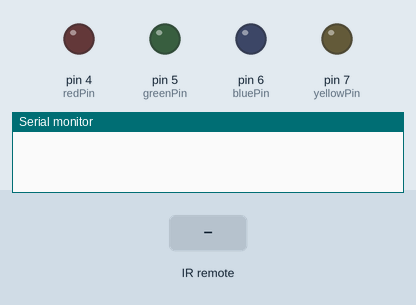
Recording of a sketch running on a simulated Arduino Uno, built with avr-gcc and run on an emulated ATmega328P. Parts: output pins drawn as LEDs (lit = HIGH), the last lines printed to the serial monitor. The test bench sets the inputs (shaded band).

Above: at 1.2 s.
1.3 s: infrared code 0xFF30CF received
At 2.5 s:
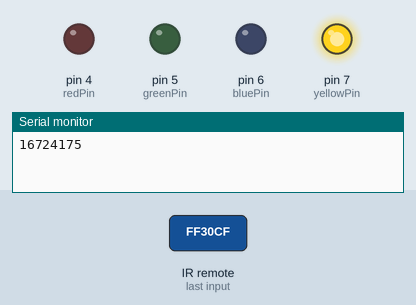
2.8 s: infrared code 0xFF18E7 received
At 3.3 s:
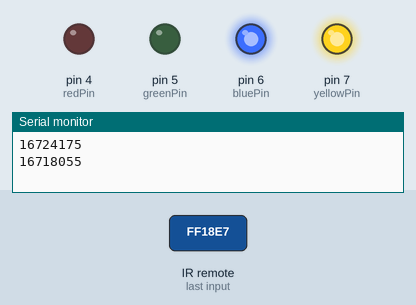
4.3 s: infrared code 0xFF38C7 received
At 5.5 s:
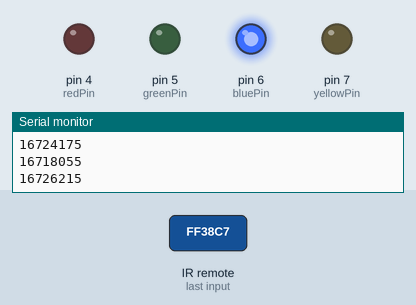
5.8 s: infrared code 0xFF7A85 received
At 6.8 s:
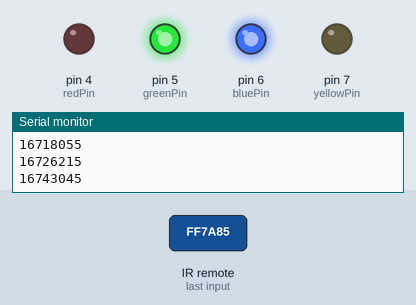
7.3 s: infrared code 0xFF5AA5 received
At 8.0 s:
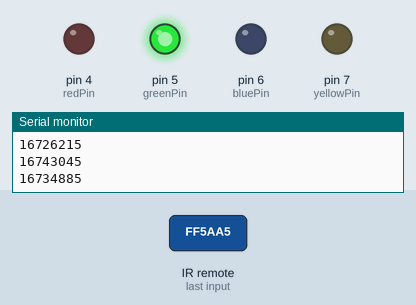
8.8 s: infrared code 0xFF10EF received
At 9.2 s:
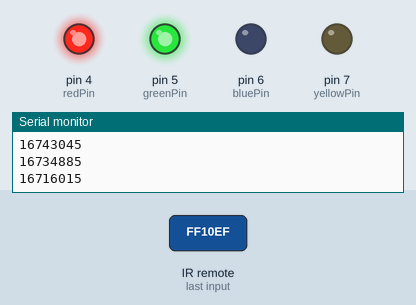
Timing chart, 0 to 11.3 s (numbered marks = the images above; inputs shaded):
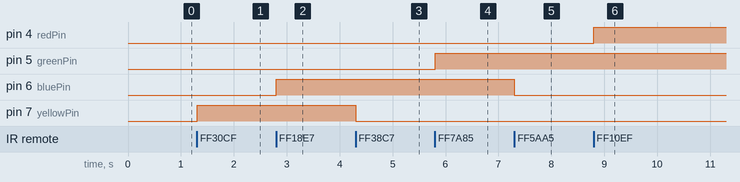

The sketch:

RichShield_ControLedWithIR.ino
```cpp
/*
My remote values
FF30CF - 1
FF18E7 - 2
FF7A85 - 3
FF10EF - 4
FF38C7 - 5
FF5AA5 - 6
FF42BD - 7
FF4AB5 - 8
FF52AD - 9
FF6897 - 0
I convert these to decimal
*/
#include <IRremote.h>

int IR_Recv = 2;   //IR Receiver Pin 2
int redPin = 4;
int greenPin = 5;
int bluePin = 6;
int yellowPin = 7;

IRrecv irrecv(IR_Recv);
decode_results results;

void setup()
{
  Serial.begin(9600);
  irrecv.enableIRIn(); // Starts the receiver
  pinMode(bluePin, OUTPUT);
  pinMode(greenPin, OUTPUT);
  pinMode(yellowPin, OUTPUT);
  pinMode(redPin, OUTPUT);
}

void loop()
{
  //decodes the infrared input
  if (irrecv.decode(&results))
  {
    long int decCode = results.value;
    Serial.println(results.value);
    //switch case to use the selected button
    switch (results.value)
    {
      case 16724175: //when you press 1
        digitalWrite(yellowPin, HIGH);
        break;
      case 16726215: //when you press 5
        digitalWrite(yellowPin, LOW);
        break;
       case 16718055: //when you press 2
        digitalWrite(bluePin, HIGH);
        break;
       case 16734885: //when you press 6
        digitalWrite(bluePin, LOW);
        break;
       case 16743045: //when you press 3
        digitalWrite(greenPin, HIGH);
        break;
       case 16728765: //when you press 7
        digitalWrite(greenPin, LOW);
        break;
     case 16716015: //when you press 4
        digitalWrite(redPin, HIGH);
        break;
     case 16730805: //when you press 8
        digitalWrite(redPin, LOW);
        break;
    }
    irrecv.resume();
  }
  delay(10);
}
```

Measured:
- after the input at 1.3 s, pin 7 (yellowPin): LOW → HIGH at once
- after the input at 2.8 s, pin 6 (bluePin): LOW → HIGH at once
- after the input at 4.3 s, pin 7 (yellowPin): HIGH → LOW at once
- after the input at 5.8 s, pin 5 (greenPin): LOW → HIGH at once
- after the input at 7.3 s, pin 6 (bluePin): HIGH → LOW at once
- after the input at 8.8 s, pin 4 (redPin): LOW → HIGH at once
